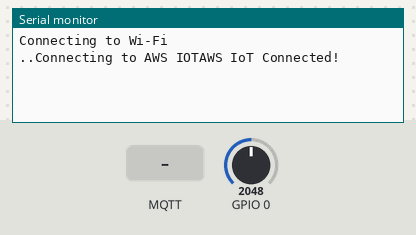
This sketch was run on a simulated ESP32. On the bench: the last lines printed to the serial monitor. The test bench sets the inputs (shaded band); at power-on: GPIO 0 = 2048. WiFi joins after 1.5 s; servers stay silent unless stated; no MQTT or app messages arrive unless stated.

Above: at 3.2 s.
3.3 s: MQTT message "1" arrives on the first subscribed topic
At 4.7 s:
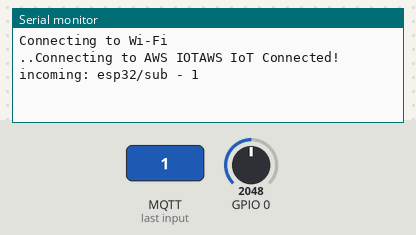
5.5 s: MQTT message "on" arrives on the first subscribed topic
At 7.2 s:
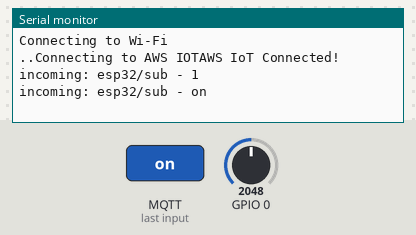
7.5 s: MQTT message "off" arrives on the first subscribed topic
At 9.1 s:
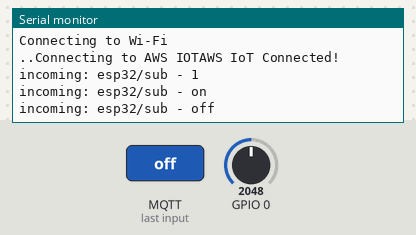

Measured:
- after the input at 3.3 s, the serial monitor: prints a new line after 0.76 s (image 1)
- after the input at 5.5 s, the serial monitor: prints a new line after 0.56 s (image 2)
- after the input at 7.5 s, the serial monitor: prints a new line after 0.56 s (image 3)

The sketch:

aws_iot_esp32.ino
```cpp
#include "secrets.h"
#include <WiFiClientSecure.h>
#include <MQTTClient.h>
#include <ArduinoJson.h>
#include "WiFi.h"

// The MQTT topics that this device should publish/subscribe
#define AWS_IOT_PUBLISH_TOPIC   "esp32/pub"
#define AWS_IOT_SUBSCRIBE_TOPIC "esp32/sub"

WiFiClientSecure net = WiFiClientSecure();
MQTTClient client = MQTTClient(256);

void connectAWS()
{
  WiFi.mode(WIFI_STA);
  WiFi.begin(WIFI_SSID, WIFI_PASSWORD);

  Serial.println("Connecting to Wi-Fi");

  while (WiFi.status() != WL_CONNECTED){
    delay(1000);
    Serial.print(".");
  }


  // Configure WiFiClientSecure to use the AWS IoT device credentials
  net.setCACert(AWS_CERT_CA);
  net.setCertificate(AWS_CERT_CRT);
  net.setPrivateKey(AWS_CERT_PRIVATE);

  // Connect to the MQTT broker on the AWS endpoint we defined earlier
  client.begin(AWS_IOT_ENDPOINT, 8883, net);

  // Create a message handler
  client.onMessage(messageHandler);

  Serial.print("Connecting to AWS IOT");

  while (!client.connect(THINGNAME)) {
    Serial.print(".");
    delay(1000);
  }

  if(!client.connected()){
    Serial.println("AWS IoT Timeout!");
    return;
  }

  // Subscribe to a topic
  client.subscribe(AWS_IOT_SUBSCRIBE_TOPIC);

  Serial.println("AWS IoT Connected!");
}

void publishMessage()
{
  StaticJsonDocument<200> doc;
  doc["time"] = millis();
  doc["sensor_a0"] = analogRead(0);
  char jsonBuffer[512];
  serializeJson(doc, jsonBuffer); // print to client

  client.publish(AWS_IOT_PUBLISH_TOPIC, jsonBuffer);
}

void messageHandler(String &topic, String &payload) {
  Serial.println("incoming: " + topic + " - " + payload);

//  StaticJsonDocument<200> doc;
//  deserializeJson(doc, payload);
//  const char* message = doc["message"];
}

void setup() {
  Serial.begin(9600);
  connectAWS();
}

void loop() {
  publishMessage();
  client.loop();
  delay(1000);
}
```

secrets.h
```cpp
#include <pgmspace.h>

#define SECRET
#define THINGNAME "xxx"

const char WIFI_SSID[] = "";
const char WIFI_PASSWORD[] = "";


const char AWS_IOT_ENDPOINT[] = "xxx.iot.eu-central-1.amazonaws.com";

// Amazon Root CA 1
static const char AWS_CERT_CA[] PROGMEM = R"EOF(
-----BEGIN CERTIFICATE-----
MIIDQTCCAimgAwIBAgITBmyfz5m/jAo54vB4ikPmljZbyjANBgkqhkiG9w0BAQsF
ADA5MQswCQYDVQQGEwJVUzEPMA0GA1UEChMGQW1hem9uMRkwFwYDVQQDExBBbWF6
b24gUm9vdCBDQSAxMB4XDTE1MDUyNjAwMDAwMFoXDTM4MDExNzAwMDAwMFowOTEL
MAkGA1UEBhMCVVMxDzANBgNVBAoTBkFtYXpvbjEZMBcGA1UEAxMQQW1hem9uIFJv
b3QgQ0EgMTCCASIwDQYJKoZIhvcNAQEBBQADggEPADCCAQoCggEBALJ4gHHKeNXj
ca9HgFB0fW7Y14h29Jlo91ghYPl0hAEvrAIthtOgQ3pOsqTQNroBvo3bSMgHFzZM
9O6II8c+6zf1tRn4SWiw3te5djgdYZ6k/oI2peVKVuRF4fn9tBb6dNqcmzU5L/qw
IFAGbHrQgLKm+a/sRxmPUDgH3KKHOVj4utWp+UhnMJbulHheb4mjUcAwhmahRWa6
VOujw5H5SNz/0egwLX0tdHA114gk957EWW67c4cX8jJGKLhD+rcdqsq08p8kDi1L
93FcXmn/6pUCyziKrlA4b9v7LWIbxcceVOF34GfID5yHI9Y/QCB/IIDEgEw+OyQm
jgSubJrIqg0CAwEAAaNCMEAwDwYDVR0TAQH/BAUwAwEB/zAOBgNVHQ8BAf8EBAMC
AYYwHQYDVR0OBBYEFIQYzIU07LwMlJQuCFmcx7IQTgoIMA0GCSqGSIb3DQEBCwUA
A4IBAQCY8jdaQZChGsV2USggNiMOruYou6r4lK5IpDB/G/wkjUu0yKGX9rbxenDI
U5PMCCjjmCXPI6T53iHTfIUJrU6adTrCC2qJeHZERxhlbI1Bjjt/msv0tadQ1wUs
N+gDS63pYaACbvXy8MWy7Vu33PqUXHeeE6V/Uq2V8viTO96LXFvKWlJbYK8U90vv
o/ufQJVtMVT8QtPHRh8jrdkPSHCa2XV4cdFyQzR1bldZwgJcJmApzyMZFo6IQ6XU
5MsI+yMRQ+hDKXJioaldXgjUkK642M4UwtBV8ob2xJNDd2ZhwLnoQdeXeGADbkpy
rqXRfboQnoZsG4q5WTP468SQvvG5
-----END CERTIFICATE-----
)EOF";

// Device Certificate
static const char AWS_CERT_CRT[] PROGMEM = R"KEY(
-----BEGIN CERTIFICATE-----

-----END CERTIFICATE-----
)KEY";

// Device Private Key
static const char AWS_CERT_PRIVATE[] PROGMEM = R"KEY(
-----BEGIN RSA PRIVATE KEY-----

-----END RSA PRIVATE KEY-----
)KEY";
```
